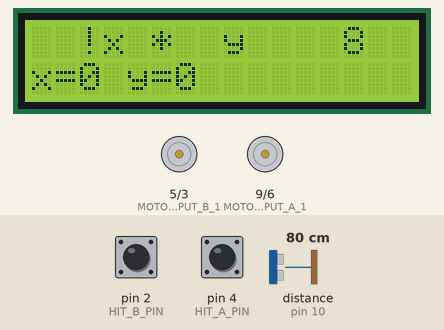
Recording of a sketch running on a simulated Arduino Uno, built with avr-gcc and run on an emulated ATmega328P. On the bench: 16×2 character LCD, motor-driver pin pairs drawn as motors (green arrow = first pin HIGH = forward, orange = second pin HIGH = backward, longer = more drive). Wiring (inferred from the names in the program): ultrasonic range finder: trigger pin 11; echo pin 10. The inputs (shaded band) are chosen by the test bench; at power-on: distance to the obstacle (sensor on pin 10) 80 cm, pin 2 (HIT_B_PIN) HIGH, pin 4 (HIT_A_PIN) HIGH. The echo pulse lasts 58.3 µs per cm; what the sketch prints to the serial monitor is not drawn.

Above: at 1.4 s.
1.5 s: distance to the obstacle (sensor on pin 10) set to 17 cm
3.7 s: distance to the obstacle (sensor on pin 10) set to 14 cm
At 4.4 s:
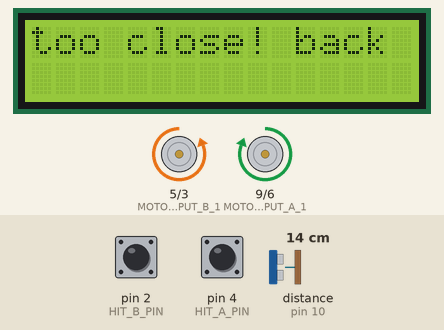
At 5.9 s:
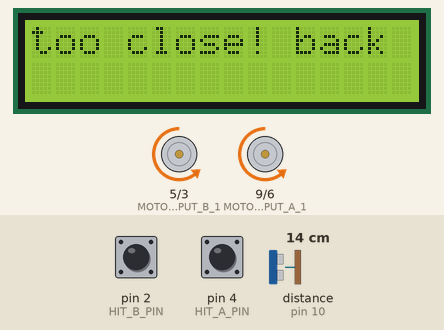
6.5 s: distance to the obstacle (sensor on pin 10) set to 18 cm
9.5 s: distance to the obstacle (sensor on pin 10) set to 2 cm
At 11.2 s:
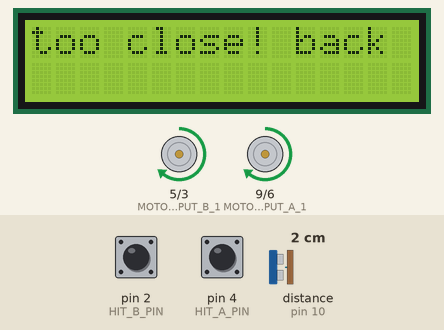
Timing chart, 0 to 21.9 s (numbered marks = the images above; inputs shaded):
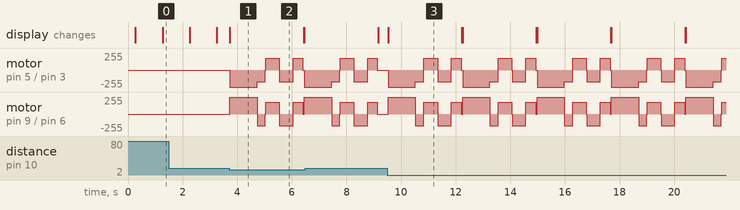

The sketch:

IED_project.ino
```cpp
#include <Wire.h>
#include <LiquidCrystal_I2C.h>
#include "helper/motor.h"
#include "helper/target_sensors.h"
#include "helper/ultrasound.h"
#include "logic_gen.h"
#include "movements.h"

LiquidCrystal_I2C lcd(0x27, 16, 2); // 16 char, 2 line display


void setup() {
  // put your setup code here, to run once:
  Serial.begin(9600);
  lcd.init();
  lcd.backlight();
  lcd.setCursor(0, 0);
  lcd.print("Program starting");
  setup_target_sensors();
  setup_motor();
  setup_ultrasound();
  setup_logic();
  delay(150); //remove for faster start..?
  lcd.clear();

}

//unsigned int score = 0;
void loop() {
start:
  generateSeq();
  lcd.clear();
  unsigned long theEnd = millis() + 10000;
  while(theEnd > millis()) {
    lcd.setCursor(0, 0);
    lcd.print(displayEqn());
    lcd.print("   ");
    lcd.print((theEnd - millis())/1000);
    lcd.setCursor(0, 1);
    lcd.print("x=");
    lcd.print(hit_a);
    lcd.print(" y=");
    lcd.print(hit_b); /*
    lcd.print("   ");
    lcd.print(score); */
    long val = distanceUltra();
    Serial.println(displayEqn());
    Serial.println(val);
    if(15 > val) {
      lcd.clear();
      lcd.setCursor(0, 0);
      lcd.print("too close! back up!");
      backward(1);
      delay(1000);
      brake();
      shakeHead(0.7, 0.7);
      goto start;
    }
  }
  lcd.clear();
  lcd.setCursor(0, 0);
  if(checkAns(hit_a, hit_b)) {
    //score++;
    lcd.print("CORRECT!");
    spin(1);
  } else {
    lcd.print("WRONG!");
    shakeHead(0.7, 0.7);
  }
  hit_a = 0;
  hit_b = 0;
}
```

motor.h
```cpp
#ifndef MOTOR_H
#define MOTOR_H

#define MOTOR_INPUT_A_1 9 //FWD A
#define MOTOR_INPUT_A_2 6 //REV A
#define MOTOR_INPUT_B_1 5 //FWD B
#define MOTOR_INPUT_B_2 3 //REV B

void setup_motor();
void brake();
void forward(float);
void backward(float);
void turnLeft(float);
void turnRight(float);
void forward_ctl(float, float);
void backward_ctl(float, float);

#endif /* MOTOR_H */
```

target_sensors.h
```cpp
#ifndef TARGET_SENSORS_H
#define TARGET_SENSORS_H

#define HIT_A_PIN 4
#define HIT_B_PIN 2

volatile unsigned int hit_a;
volatile unsigned int hit_b;
void setup_target_sensors();

#endif /* TARGET_SENSORS_H */
```

ultrasound.h
```cpp
#ifndef ULTRASOUND_H
#define ULTRASOUND_H

#define ULTRASOUND_TRIGGER_PIN 11
#define ULTRASOUND_ECHO_PIN 10

void setup_ultrasound();
long distanceUltra();


#endif /* ULTRASOUND_H */
```

logic_gen.h
```cpp
#ifndef LOGIC_GEN_H
#define LOGIC_GEN_H

void setup_logic();
void checkAns();
void generateSeq();
const char *displayEqn();

word randomSeq;


#endif /*LOGIC_GEN_H*/
```

logic_gen.ino
```cpp
#include "logic_gen.h"

/*
  possible modifiers
  1) AND/OR between two inputs
  2) NOT 2 inputs
  3) NOT output
  NOT_IP 0x3;
  AND/OR 0x4;
  NOT_OP 0x8;
*/

void setup_logic() {
  randomSeq = analogRead(0);
}

void generateSeq() { //iterate to next stage
  randomSeq ^= randomSeq << 7;
  randomSeq ^= randomSeq >> 9;
  randomSeq ^= randomSeq << 8;
}

char displayText[] = "!(!x + !y)";

const char *displayEqn() {
  strcpy(displayText, "!(!x + !y)");
  displayText[5] = '*' + bitRead(randomSeq, 2); // +*
  displayText[0] = ' ' + bitRead(randomSeq, 3); // !output
  if(bitRead(randomSeq, 3)) {
  displayText[1] = '(';// (
  displayText[9] = ')';// )
  } else {
    displayText[1] = ' ';
    displayText[9] = ' ';
  }
  displayText[2] = ' ' + bitRead(randomSeq, 0); // !x
  displayText[7] = ' ' + bitRead(randomSeq, 1); // !y
  return displayText;
}

bool checkAns(bool x, bool y) {
  bool z = 0;
  if(bitRead(randomSeq, 0)) x = !x;
  if(bitRead(randomSeq, 1)) y = !y; /*
  x = x + bitRead(randomSeq, 0);
  y = y + bitRead(randomSeq, 1);
  */

  if(bitRead(randomSeq, 2))
    z = (x | y);
  else
    z = (x & y);
  if(bitRead(randomSeq, 3)) z = !z;

  return z;
}
```

motor.ino
```cpp
#include "helper/motor.h"

void setup_motor() {
  pinMode(MOTOR_INPUT_A_1, OUTPUT);
  pinMode(MOTOR_INPUT_A_2, OUTPUT);
  pinMode(MOTOR_INPUT_B_1, OUTPUT);
  pinMode(MOTOR_INPUT_B_2, OUTPUT);
}

void backward(float x) { /* float number */
  if(x > 1) x = 1;
  digitalWrite(MOTOR_INPUT_A_2, LOW);
  digitalWrite(MOTOR_INPUT_B_1, LOW);
  analogWrite(MOTOR_INPUT_A_1, 255*x);
  analogWrite(MOTOR_INPUT_B_2, 255*x);
}

void forward(float x) { /* float number */
  if(x > 1) x = 1;
  digitalWrite(MOTOR_INPUT_A_1, LOW);
  digitalWrite(MOTOR_INPUT_B_2, LOW);
  analogWrite(MOTOR_INPUT_A_2, 255*x);
  analogWrite(MOTOR_INPUT_B_1, 255*x);
}

void turnLeft(float x) {
  if(x > 1) x = 1;
  digitalWrite(MOTOR_INPUT_A_1, LOW);
  analogWrite(MOTOR_INPUT_A_2, 255*x);
  digitalWrite(MOTOR_INPUT_B_1, LOW);
  analogWrite(MOTOR_INPUT_B_2, 255*x);
}

void turnRight(float x) {
  if(x > 1) x = 1;
  digitalWrite(MOTOR_INPUT_A_2, LOW);
  analogWrite(MOTOR_INPUT_A_1, 255*x);
  digitalWrite(MOTOR_INPUT_B_2, LOW);
  analogWrite(MOTOR_INPUT_B_1, 255*x);
}

void brake() { /* stops the car */
  digitalWrite(MOTOR_INPUT_A_1, LOW);
  digitalWrite(MOTOR_INPUT_A_2, LOW);
  digitalWrite(MOTOR_INPUT_B_1, LOW);
  digitalWrite(MOTOR_INPUT_B_2, LOW);
}

void forward_ctl(float x, float y) {
  if(x > 1) x = 1;
  if(y > 1) y = 1;
  digitalWrite(MOTOR_INPUT_A_1, LOW);
  digitalWrite(MOTOR_INPUT_B_2, LOW);
  analogWrite(MOTOR_INPUT_A_2, 255*x);
  analogWrite(MOTOR_INPUT_B_1, 255*y);
}

void backward_ctl(float x, float y) {
  if(x > 1) x = 1;
  if(y > 1) y = 1;
  digitalWrite(MOTOR_INPUT_A_2, LOW);
  digitalWrite(MOTOR_INPUT_B_1, LOW);
  analogWrite(MOTOR_INPUT_A_1, 255*x);
  analogWrite(MOTOR_INPUT_B_2, 255*y);
}
```

movements.h
```cpp
#ifndef MOVEMENTS_H
#define MOVEMENTS_H

void shakeHead(float, float);
void spin(float);

#endif /* MOVEMENTS_H */
```

movements.ino
```cpp
#include "movements.h"
#include "helper/motor.h"

static void right(float x, float y) {
  digitalWrite(MOTOR_INPUT_A_2, LOW);
  digitalWrite(MOTOR_INPUT_B_2, LOW);
  analogWrite(MOTOR_INPUT_A_1, 255*x);
  analogWrite(MOTOR_INPUT_B_1, 255*y);
}

static void left(float x, float y) {
  digitalWrite(MOTOR_INPUT_A_1, LOW);
  digitalWrite(MOTOR_INPUT_B_1, LOW);
  analogWrite(MOTOR_INPUT_A_2, 255*x);
  analogWrite(MOTOR_INPUT_B_2, 255*y);
}

void shakeHead(float x, float y) {
  if(x > 1) x = 1;
  if(y > 1) y = 1;
  left(x, y);
  delay(300);
  brake();
  delay(10);
  right(x, y);
  delay(500);
  brake();
  delay(10);
  left(x, y);
  delay(500);
  brake();
  right(x, y);
  delay(360);
  brake();
}

static void spinLeft(float x) {
  if(x > 1) x = 1;
  left(x, x);
  delay(1950);
  brake();
}

static void spinRight(float x) {
  if(x > 1) x = 1;
  right(x, x);
  delay(1970);
  brake();
}

void spin(float x) {
  spinLeft(x);
  spinRight(x);
}
```

target_sensors.ino
```cpp
#include "helper/target_sensors.h"

/*
  this program generally follows this guide: https://thewanderingengineer.com/2014/08/11/arduino-pin-change-interrupts/

*/

void setup_target_sensors() {
  pinMode(HIT_A_PIN, INPUT_PULLUP);
  pinMode(HIT_B_PIN, INPUT_PULLUP);
  hit_a = 0;
  hit_b = 0;
  PCICR |= B00000100; // Enable interrupts on PD port (D0 to D7)
  PCMSK2 |= B00010100; // Trigger interrupts on pins D2 and D4
}


volatile bool StateA_Prev = 0, StateB_Prev = 0; //initialize to 0

ISR(PCINT2_vect) {
  bool StateA = digitalRead(HIT_A_PIN);
  bool StateB = digitalRead(HIT_B_PIN);
  if(StateA_Prev > StateA) {
    hit_a = !hit_a;
  } else if(StateB_Prev > StateB) {
    hit_b = !hit_b;
  }
  StateA_Prev = StateA;
  StateB_Prev = StateB;
}
```

ultrasound.ino
```cpp
#include "helper/ultrasound.h"

void setup_ultrasound() {
  pinMode(ULTRASOUND_TRIGGER_PIN, OUTPUT);
  pinMode(ULTRASOUND_ECHO_PIN, INPUT);
  digitalWrite(ULTRASOUND_TRIGGER_PIN, LOW);
}

long distanceUltra() {/* this returns the distance in CM */
  delayMicroseconds(2);
  digitalWrite(ULTRASOUND_TRIGGER_PIN, HIGH);
  delayMicroseconds(10);
  digitalWrite(ULTRASOUND_TRIGGER_PIN, LOW);
  return (pulseIn(ULTRASOUND_ECHO_PIN, HIGH) / 58);
}
```

Measured:
- the behaviour switches between 16 and 15 cm on distance to the obstacle (sensor on pin 10) (found by bisection; images 0 and 1)
- after the input at 3.7 s, the display: changes at once (image 1)
- after the input at 9.5 s, the display: changes at once (image 3)
- by itself, motor on pin 9 (MOTOR_INPUT_A_1) / pin 6 (MOTOR_INPUT_A_2): repeats every 2.7 s: backward 178/255 0.30 s, stopped 0.01 s, forward 178/255 0.50 s, stopped 0.01 s, backward 178/255 0.50 s, forward 178/255 0.36 s, stopped 0.05 s, forward 255/255 1.0 s
- by itself, motor on pin 5 (MOTOR_INPUT_B_1) / pin 3 (MOTOR_INPUT_B_2): repeats every 2.7 s: backward 178/255 0.30 s, stopped 0.01 s, forward 178/255 0.50 s, stopped 0.01 s, backward 178/255 0.50 s, forward 178/255 0.36 s, stopped 0.05 s, backward 255/255 1.0 s
